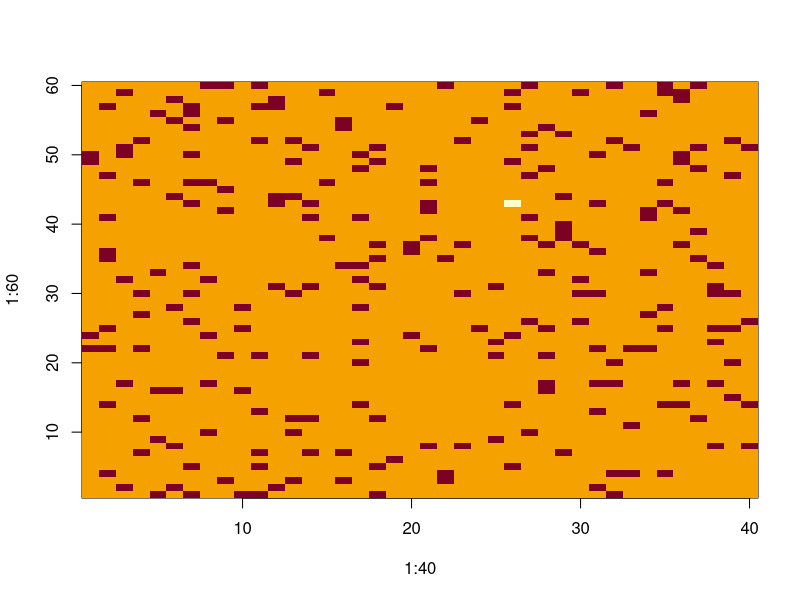
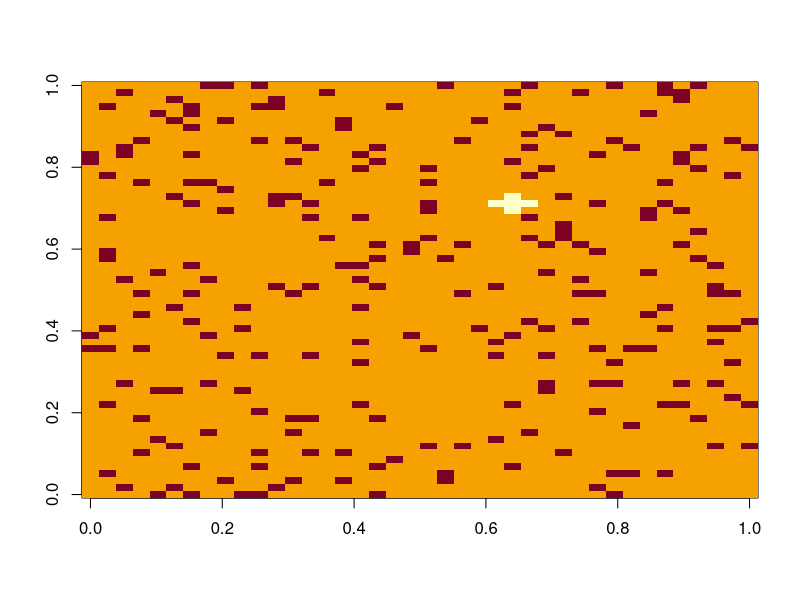
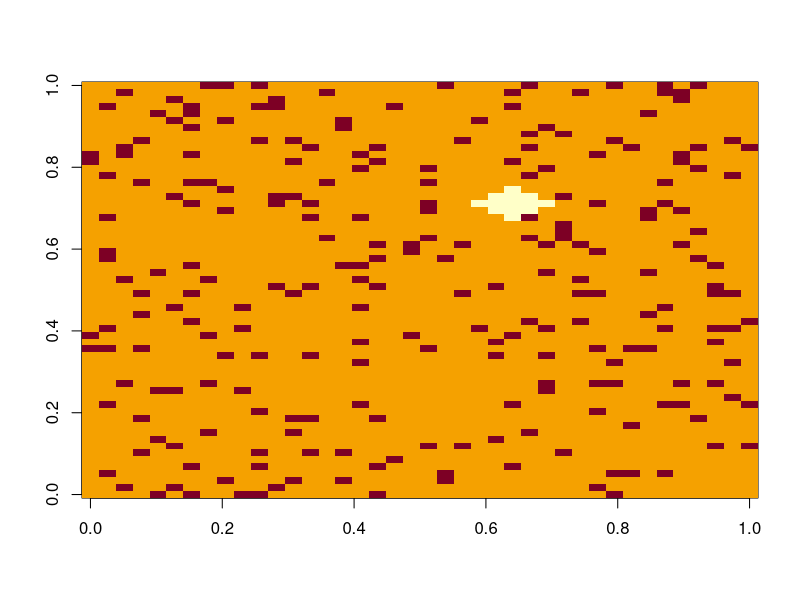
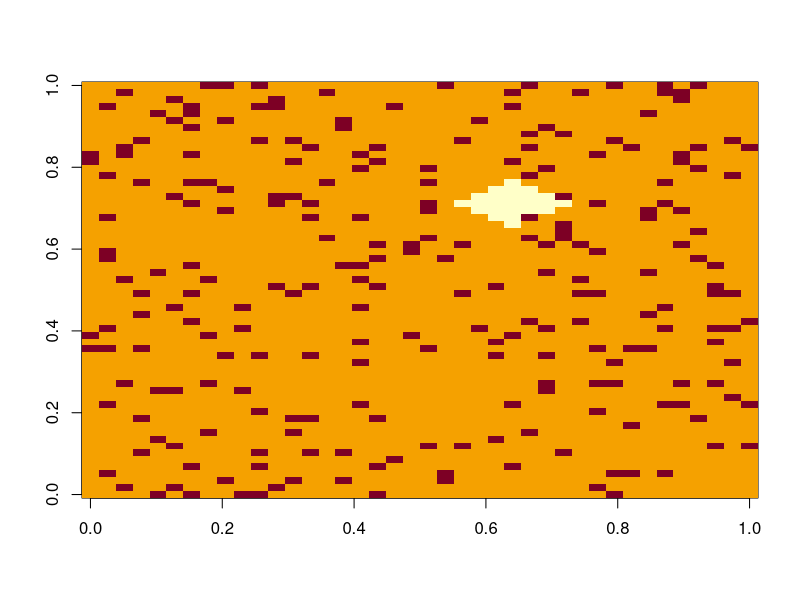
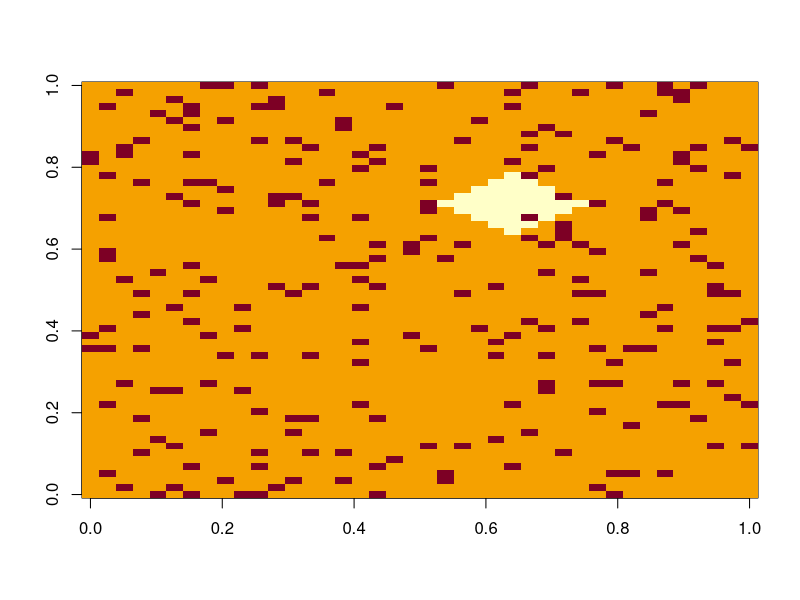
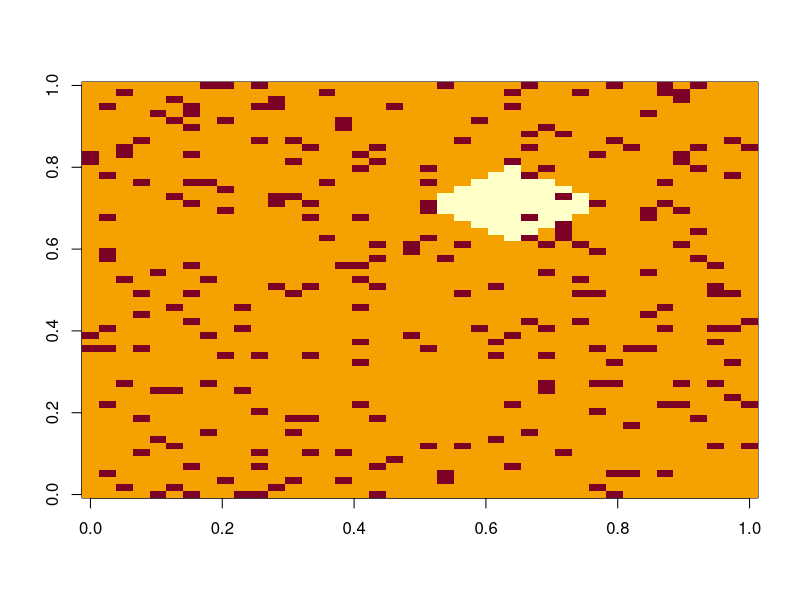
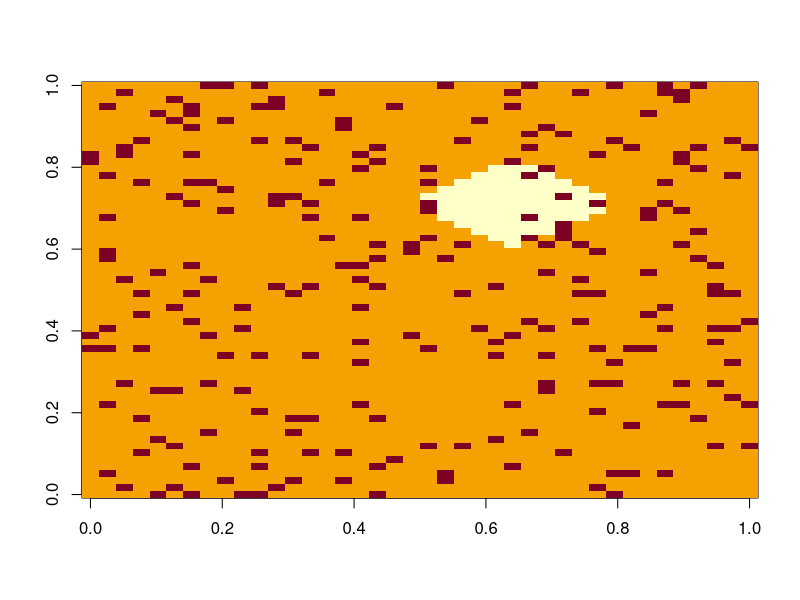
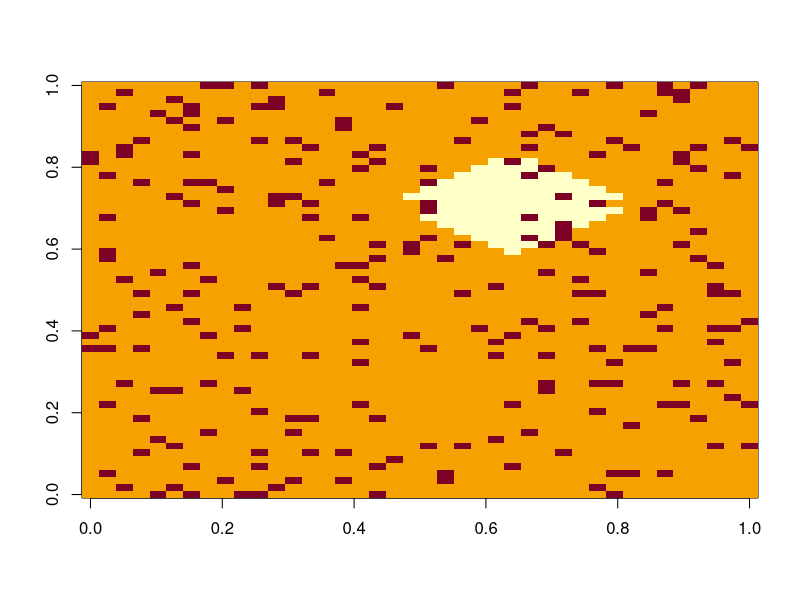

Reproduce these figures in R, in order.
##Function to set up the grid
#paramters are size of population and fraction of vaccinated individuals
createGrid = function(dimensions, fraction){
  pop = (dimensions[1]*dimensions[2])
  num2s = pop*fraction #size of population times fraction of vaccinated individuals
  num1s = pop - num2s #rest of population is unvaccinated
  popvec = c() #initialize vector to store number of individuals in the population
  for(i in 1:num2s){
    popvec = c(popvec, 2)
  }
  for(i in 1:num1s){
    popvec = c(popvec, 1)
  }
  
  popvec1 = sample(popvec, size = pop)
  
  arr = array(data=popvec1, dim=dimensions) #creates array from population vector with individuals randomly distributed
  return(arr)
}

#test code
print(createGrid(c(6,4), 0.75)) #create a 6x4 grid with 18 2s and six 1s randomly distributed


##Function to check whether two arrays are identical
areIdentical = function(arr1, arr2){
  flag = TRUE
  x = dim(arr1)
  y = dim(arr2)
  for(i in 1:length(x)){ #case to check if arrays are same size
    if(x[i] != y[i]){
      flag = FALSE
      break
    }
  }
  
  for(i in 1:length(arr1)){ #checks values in both arrays
    if(arr1[i] != arr2[i]){
      flag = FALSE
      break
    }
  }
  
  return(flag)
}

#Test code
testGrid1 = array(data = c(numeric(23), 1), dim = c(6, 4))
testGrid2 = testGrid1
print(areIdentical(testGrid1, testGrid2)) #TRUE
testGrid2 = array(data = c(numeric(10), 1, numeric(13)), dim = c(6, 4))
print(areIdentical(testGrid1, testGrid2)) #FALSE
testGrid3 = array(data=1:6, dim = c(3,2))
testGrid4 = array(data=1:6, dim = c(2,3))
print(areIdentical(testGrid3, testGrid4)) #FALSE
testGrid5 = array(data=c(3,2,4,4,5,6), dim = c(2,3))
print(areIdentical(testGrid5, testGrid4)) #FALSE



##function to find the coordinates of all neighbors of a given spot in an array
findNeighbors = function(inputarr, position){
  dimensions = dim(inputarr)
  rownum = position[1]
  colnum = position[2]
  vec1 = c() #vector to store row positions of all neighbors
  vec2 = c() #vector to store column positions of all neighbors
  if(colnum != 1){ #if statements to check that the position of individual is not at the edge of the grid
    vec1 = c(vec1, rownum)
    vec2 = c(vec2, colnum - 1)
  }
  if(colnum != dimensions[2]){
    vec1 = c(vec1, rownum)
    vec2 = c(vec2, colnum + 1)
  }
  if(rownum != 1){
    vec1 = c(vec1, rownum - 1)
    vec2 = c(vec2, colnum)
  }
  if(rownum != dimensions[1]){
    vec1 = c(vec1, rownum + 1)
    vec2 = c(vec2, colnum)
  }
  
  vec3 = c(vec1, vec2) #concatenate row and col vectors together
  outputarr = array(data=vec3, dim=c((length(vec3)/2),2)) #return data as array
  return(outputarr)
}

#test code
print(findNeighbors(testGrid1, c(2, 2)))
#should return:
#1 2
#2 3
#3 2
#2 1
print(findNeighbors(testGrid1, c(6, 3)))
#should return:
#6 2
#5 3
#6 4

###function to generate a random individual to be patient 0
generateRandomInfected = function(population){ 
  dim = dim(population)
  randRow = sample(1:dim[1], size = 1)
  randCol = sample(1:dim[2], size = 1)
  for(i in 1:1000){
    if(population[randRow, randCol] == 1){
      population[randRow, randCol] = 0
      break
    }
    else{
      randRow = sample(1:dim[1], size = 1)
      randCol = sample(1:dim[2], size = 1)
    }
  }
  
  return(population)
}


#if an unvaccinated individual is adjacent to an infected individual, the unvaccinated individual also gets infected
getsInfected <- function(popgrid, position){
  neighbors = findNeighbors(popgrid, position)
  flag = FALSE
  vec = c()
  for(i in 1:(length(neighbors)/2)){
    vec = c(vec, neighbors[i,])  
  }

  for(j in 1:length(vec)){
    if(j%%2 != 0){
      if(popgrid[vec[j], vec[j+1]] == 0 && popgrid[position[1], position[2]] != 2){
        return(TRUE)
      }
    }
  }
  return(flag)
  
}

# Test code
testGrid3 <- array(data = c(numeric(23) + 1, 0), dim = c(6, 4))
print(getsInfected(testGrid3, c(5, 4))) # Should print TRUE
print(getsInfected(testGrid3, c(1, 1))) # Should print FALSE


#calculate the fraction of infected individuals at the end of the simulation
fracInf = function(population){
  dimensions = dim(population)
  totalPop = dimensions[1]*dimensions[2]
  infected = 0
  for(i in 1:length(population)){
    if(population[i] == 0){
      infected = infected + 1
    }
  }
  return(infected/totalPop)
}


testGrid4 = array(data = (c(numeric(9), numeric(15) + 1)), dim = c(6, 4))
#test code 
#calculate the fraction of infected individuals (0s) in testGrid4 and store that fraction in fractionInfected.
fractionInfected = fracInf(testGrid4)

print(fractionInfected) # Should print 0.375



#run simulation with created functions
initialPop = createGrid(c(40,60), 0.1) #create population
initialPop = generateRandomInfected(initialPop) #assign one individual to be patient 0

infection = function(population){ 
  newPop = population
  u = dim(population)
  infCount = 0
  for(i in 1:u[1]){
    for(j in 1:u[2]){
      if(getsInfected(population, c(i, j)) == TRUE){
        newPop[i, j] = 0
      }
    }
  }
  return(newPop) #returns a population with new infections
}

#simulates the infection spread throughout the entire population
runInfection = function(population){
  dim = dim(initialPop)
  totalPop = dim[1]*dim[2]
  image(1:40, 1:60, initialPop)
  newPopulation = infection(initialPop)
  while(areIdentical(newPopulation, initialPop) == FALSE){
    image(newPopulation)
    Sys.sleep(0.1)
    initialPop = newPopulation
    newPopulation = infection(initialPop)
  }
  
  return(fracInf(newPopulation))
}

fractionInfected = runInfection(initialPop)



#test code
print(fractionInfected) #should be about 0.9





####Varying the vaccination rate from 2% to 98% in 2% increments
###Each time, store the final infected fraction and plot the infected fraction vs. vaccination rate.


runInfectionNoPlot = function(population){ ### runs the infection without plotting, to decrease run time
  dim = dim(population)
  totalPop = dim[1]*dim[2]
  newPopulation = infection(initialPop)
  while(areIdentical(newPopulation, initialPop) == FALSE){
    initialPop = newPopulation
    newPopulation = infection(initialPop)
  }
  
  return(fracInf(newPopulation))
}


vaccinationRate = seq(from = .02, to = .98, by = .02)
finalInfectFrac = c()

for(i in vaccinationRate){
  initialPop = createGrid(c(40,60), i)
  initialPop = generateRandomInfected(initialPop)
  finalInfectFrac = c(finalInfectFrac, runInfectionNoPlot(initialPop))
}

plot(finalInfectFrac, vaccinationRate, ylim=c(0,1), xlim=c(0,1), ylab='vaccination rate', xlab='final fraction of infected individuals')
















